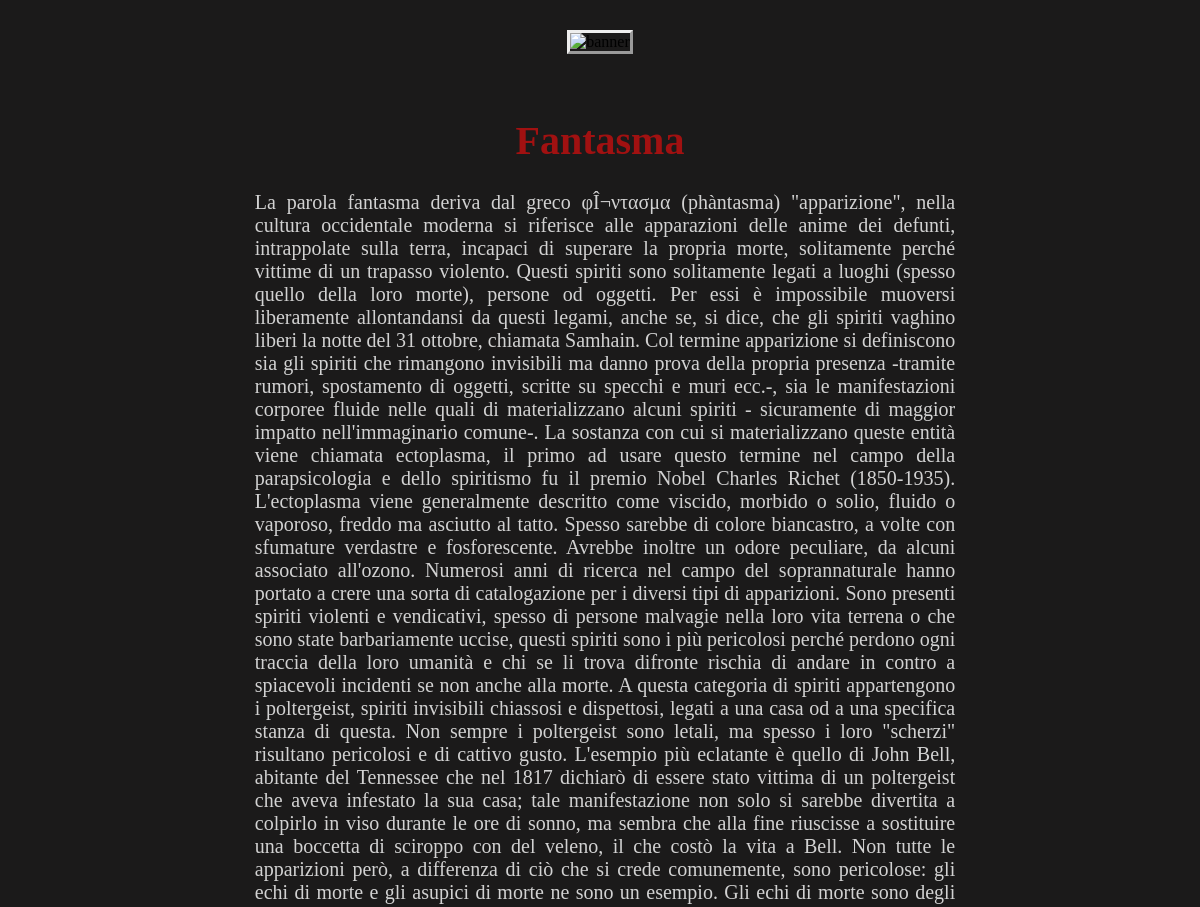
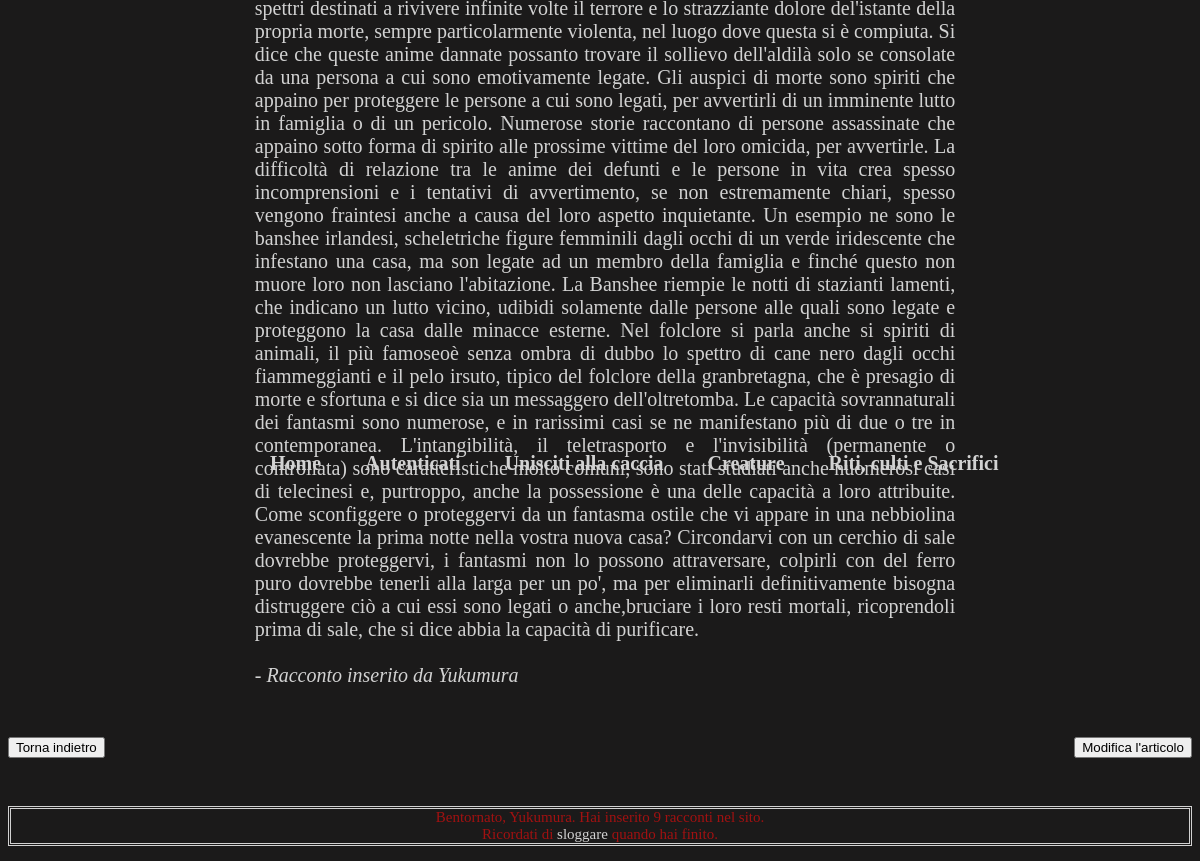
Screenshot of /visualizzazione.php?id=Fantasma (signed in) with the database file from the repository (2 pictures, top to bottom).
### tables this page shows
CREATE TABLE `creature` (
  `id` bigint(20) unsigned NOT NULL AUTO_INCREMENT,
  `nome` varchar(128) DEFAULT NULL,
  `descrizione` longtext,
  `autore` varchar(128) DEFAULT NULL,
  UNIQUE KEY `id` (`id`)
);

CREATE TABLE `iscritti` (
  `id` bigint(20) unsigned NOT NULL AUTO_INCREMENT,
  `nome` varchar(128) DEFAULT NULL,
  `cognome` varchar(128) DEFAULT NULL,
  `username` varchar(128) DEFAULT NULL,
  `password` varchar(128) DEFAULT NULL,
  `email` varchar(128) DEFAULT NULL,
  `inseriti` int(11) DEFAULT '0',
  UNIQUE KEY `id` (`id`)
);

### visualizzazione.php (the view, shortened to what this page needs)
<!DOCTYPE html>
<?php
include('cuore.php');
?>
<html>
  <head>
    <link rel="stylesheet" type="text/css" href="mystyle.css" media="screen">
  </head>
  <body>
   <div class="titolo">
     <h1><?php echo $_GET['id']; ?></h1>
   </div>
	<div id="content">
	<?php
	$query="SELECT descrizione FROM creature where nome = '$_GET[id]'";
    $result = $mysqli->query($query);
    while ($row = mysqli_fetch_row($result)) {
		echo "<p>$row[0]";
    }
    ?>
    <br><br><em>- Racconto inserito da
    <?php
    	$query="SELECT autore FROM creature where nome = '$_GET[id]'";
    	$result = $mysqli->query($query);
    	$row = mysqli_fetch_row($result);
    	echo $row[0];
    	?>
    </em></p></div>
	<div id="form1">
	<?php
  if(($_SESSION['username'])==$row[0]) {
      $nome = $_GET['id'];
	echo "<form><input type=\"button\" onclick=\"window.location='modifica.php?id=$nome'\" value=\"Modifica l'articolo\"></form>";
	}
      ?>
      </div>
      <div id="form2"
      <form><input type="button" onclick="history.back()" value="Torna indietro"></form>
    </div>
<br><br><br>
<?php
include('piepagina.php');
?>
</html>

### piepagina.php
<div id="piedipagina">
<div id="formattazione_testo">
 <p>
 <?php
 include('cuore.php');
 $query="SELECT inseriti FROM iscritti where username = '$_SESSION[username]'";
 $result = $mysqli->query($query);
 $row = mysqli_fetch_row($result);
 if(isset($_SESSION['username'])) {
echo "Bentornato, ".$_SESSION['username'];
echo ". Hai inserito $row[0] racconti nel sito.<br>";
echo "Ricordati di "; echo "<a href='logout.php'>sloggare</a>"; echo " quando hai finito.";
 }else{
     echo "E' la prima volta che visiti il sito? <br>";
     echo "<a href='registrati.php'>Registrati</a>";
     echo " oppure ";
     echo "<a href='login.php'>loggati</a>.";
     }
 ?>
 </p>
 </div>
 </div>

### mystyle.css (style rules this page uses)
.header { display: block; margin: 30px auto 0 0; text-align: center; }
.header img { bottom: 10px; border-style: outset; }
.nav { position:absolute; bottom:570px; left: 70px; }
.nav li { font-family: "Times New Roman", Times, serif; font-size: 20px; font-weight: bold; }
.nav ul { position: relative; list-style-type: none; top: 200px; left: 120px; }
.nav ul li { background-image: url('http://upload.wikimedia.org/wikipedia/commons/thumb/f/f6/Pentacle_3.svg/45px-Pentacle_3.svg.png'); background-repeat: no-repeat; background-position: 15px 3px; padding-left: 40px; background-size: 20px 20px; display: inline; }
.titolo { color: #A11111; font-family: "Times New Roman", Times, serif; font-size: 20px; text-align: center; }
body { background-color: #1B1A1A; }
#content { margin-left: 20%; margin-right: 20%; padding-bottom: 30px; padding-left: 10px; }
#content p { color: #D2D2D2; text-align: justify; font-family: "Times New Roman", Times, serif; font-size: 20px; }
a:link { text-decoration: none; color: #D2D2D2; }
#formattazione_testo { color: #A11111; font-family: "Times New Roman", Times, serif; }
#formattazione_testo p { border-style:double; border-color: #D2D2D2; font-size: 15px; text-align: center; }
#form1 { float: right; }
#form2 { float:left; }

### rows the page displays
creature: descrizione "La parola fantasma deriva dal greco φÎ¬ντασμα (phàntasma) \"apparizione\", nella cultura occidentale moderna si riferisce alle apparazioni delle anime dei defunti, intrappolate sulla terra, incapaci di superare la propria morte, solitamente perché vittime di un trapasso violento. Questi spiriti sono solitamente legati a luoghi (spesso quello della loro morte), persone od oggetti. Per essi è impossibile muoversi liberamente allontandansi da questi legami, anche se, si dice, che gli spiriti vaghino liberi la notte del 31 ottobre, chiamata Samhain. Col termine apparizione si definiscono sia gli spiriti che rimangono invisibili ma danno prova della propria presenza -tramite rumori, spostamento di…", autore "Yukumura"
iscritti: inseriti "9"

### other values shown
$_GET['id'] "Fantasma"
$_SESSION['username'] "Yukumura"
